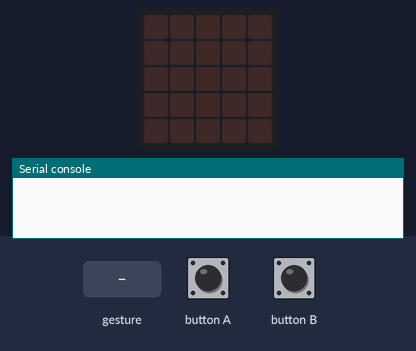
Simulated run of this program. Board: BBC micro:bit (MakeCode). On the bench: the board's 5×5 LED display, the last lines printed to the serial console. The inputs (shaded band) are chosen by the test bench. Random numbers come from a fixed seed; no radio messages arrive unless stated (any console line starting 'radio sent:' is added by the test bench); a tilt is held for 1.5 s and a shake lasts 1 s, then the board lies face up again.

Above: at 1.2 s.
1.3 s: gesture 'shake'
At 2.4 s:
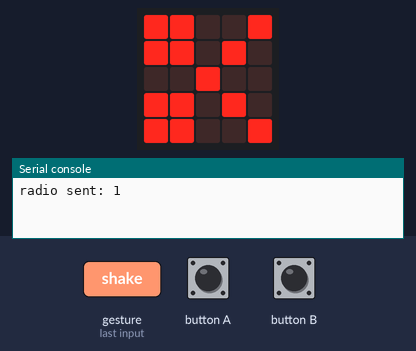
3.0 s: button A pressed for 0.15 s
At 4.3 s:
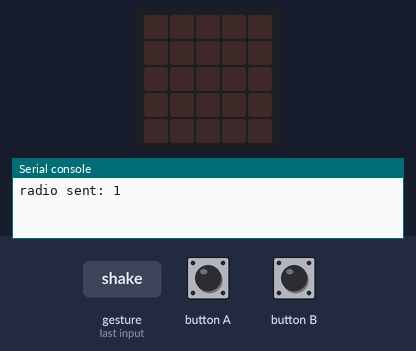
4.6 s: gesture 'shake'
At 6.1 s:
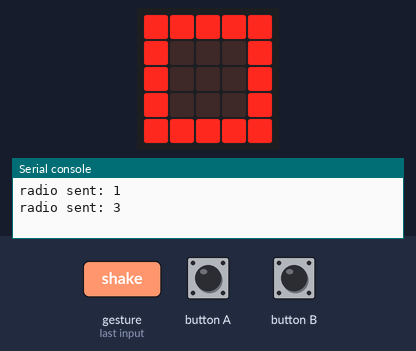
Timing chart, 0 to 7.6 s (numbered marks = the images above; inputs shaded):
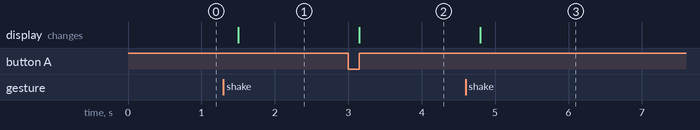

The program:

SchereSteinPapierErweitert.py
```python
gegner = 0
zufall = 0

def on_received_number(receivedNumber):
    global gegner
    gegner = receivedNumber
radio.on_received_number(on_received_number)

def on_button_pressed_a():
    global zufall, gegner
    zufall = 0
    gegner = 0
    basic.clear_screen()
input.on_button_pressed(Button.A, on_button_pressed_a)

def on_gesture_shake():
    global zufall
    zufall = randint(1, 3)
    if zufall == 1:
        basic.show_leds("""
            # # . . #
            # # . # .
            . . # . .
            # # . # .
            # # . . #
            """)
    elif zufall == 2:
        basic.show_leds("""
            . . . . .
            . # # # .
            . # # # .
            . # # # .
            . . . . .
            """)
    elif zufall == 3:
        basic.show_leds("""
            # # # # #
            # . . . #
            # . . . #
            # . . . #
            # # # # #
            """)
    radio.send_number(zufall)
input.on_gesture(Gesture.SHAKE, on_gesture_shake)

def on_button_pressed_b():
    if gegner > 0 and zufall > 0:
        if gegner == zufall:
            basic.show_icon(IconNames.NO)
        elif gegner == 1 and zufall == 2:
            basic.show_icon(IconNames.HAPPY)
        elif gegner == 2 and zufall == 3:
            basic.show_icon(IconNames.HAPPY)
        elif gegner == 3 and zufall == 1:
            basic.show_icon(IconNames.HAPPY)
        else:
            basic.show_icon(IconNames.SAD)
input.on_button_pressed(Button.B, on_button_pressed_b)
```

Measured:
- after the input at 1.3 s, the display: changes after 0.20 s (image 1)
- after the input at 3.0 s, the display: changes after 0.15 s (image 2)
- after the input at 4.6 s, the display: changes after 0.20 s (image 3)
